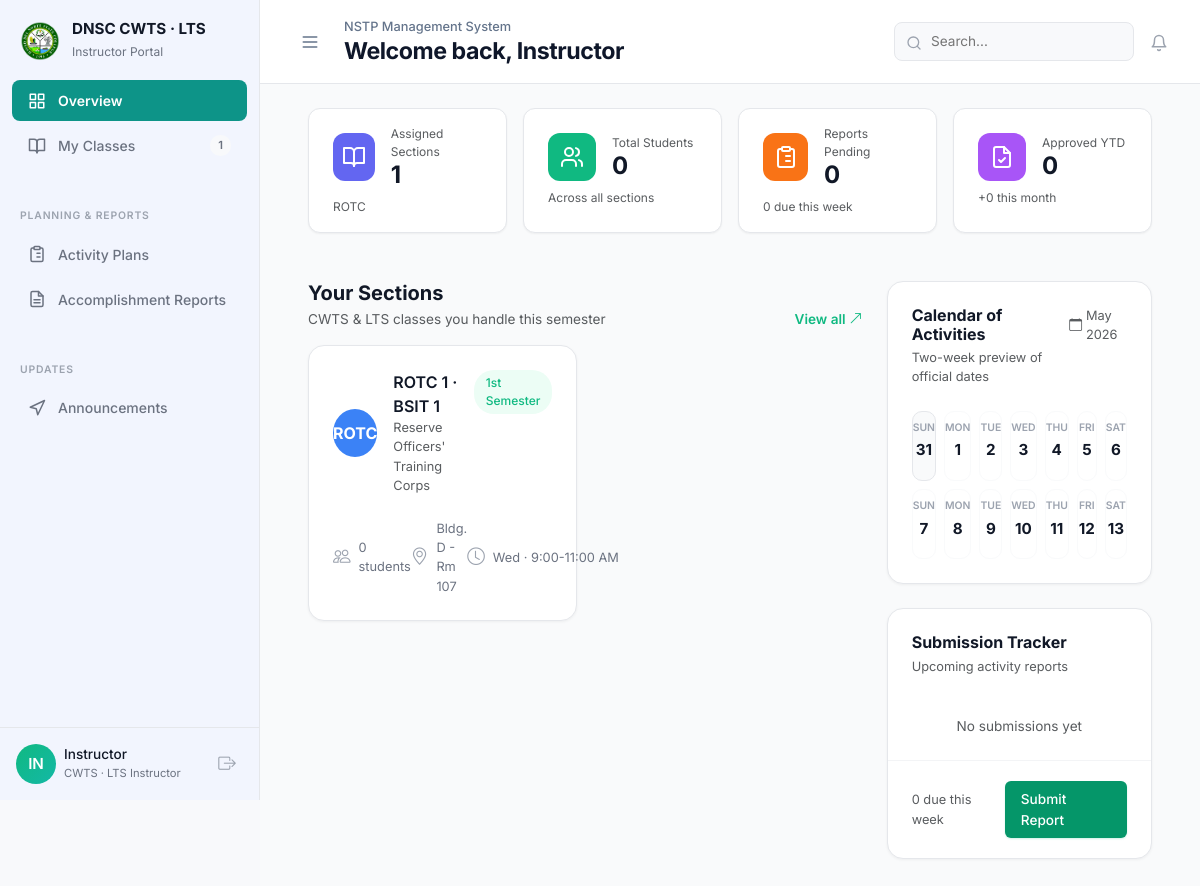
Page /instructor/dashboard.php (signed in) on the committed database.
### tables this page shows
CREATE TABLE `sections` (
  `id` int NOT NULL AUTO_INCREMENT,
  `component` enum('CWTS','LTS','ROTC') NOT NULL,
  `section_name` varchar(50) NOT NULL,
  `school_year` varchar(20) NOT NULL,
  `semester` enum('1st','2nd','Summer') NOT NULL,
  `instructor_id` int DEFAULT NULL,
  `created_at` timestamp NULL DEFAULT CURRENT_TIMESTAMP,
  PRIMARY KEY (`id`),
  KEY `instructor_id` (`instructor_id`),
  CONSTRAINT `sections_ibfk_1` FOREIGN KEY (`instructor_id`) REFERENCES `users` (`id`) ON DELETE SET NULL
);

### instructor/dashboard.php (the view, shortened to what the rows shown need)
<?php
require '../config/db.php';
require 'controllers/DashboardController.php';
include '../includes/header.php';
?>
<div class="flex-grow-1 p-4 p-lg-5 w-100" style="background-color: #F9FAFB; min-height: 100vh;">
    <?php include '../includes/topbar.php'; ?>
    <div class="row g-4">
        <div class="col-lg-8">
            <div class="row g-3">
                <?php if (count($all_assigned_sections) > 0): ?>
                    <?php
                    $colors = ['#3B82F6', '#A855F7', '#F97316', '#10B981'];
                    $idx = 0;
                    foreach ($all_assigned_sections as $sec):
                        $color = $colors[$idx % count($colors)];
                        $stmtStuCount = $pdo->prepare("SELECT COUNT(*) FROM enrollments WHERE section_id = ?");
                        $stmtStuCount->execute([$sec['id']]);
                        $sec_student_count = $stmtStuCount->fetchColumn();
                        $full_name = ($sec['component'] == 'CWTS') ? 'Community Welfare Training Service' : (($sec['component'] == 'LTS') ? 'Literacy Training Service' : 'Reserve Officers\' Training Corps');
                        $hash = crc32($sec['id'] . $sec['section_name']);
                        $room = 'Bldg. ' . chr(65 + ($hash % 4)) . ' - Rm ' . (100 + ($hash % 200));
                        $days = ['Mon', 'Tue', 'Wed', 'Thu', 'Fri'];
                        $day = $days[$hash % 5];
                        $startHr = 7 + ($hash % 5);
                        $endHr = $startHr + 2;
                        $time = $startHr . ':00-' . $endHr . ':00 ' . ($endHr >= 12 ? 'PM' : 'AM');
                        $sem = $sec['semester'] ?? '1st';
                        if ($sem === '2nd') {
                            $semester_text = "2nd Semester";
                            $semester_bg = "#EFF6FF";
                            $semester_color = "#3B82F6";
                        } elseif ($sem === 'Summer') {
                            $semester_text = "Summer";
                            $semester_bg = "#FFF7ED";
                            $semester_color = "#F97316";
                        } else {
                            $semester_text = "1st Semester";
                            $semester_bg = "#ECFDF5";
                            $semester_color = "#10B981";
                        }
                    ?>
                    <div class="col-md-6">
                        <div style="background: white; border: 1px solid #E5E7EB; border-radius: 16px; padding: 24px; box-shadow: 0 1px 3px rgba(0,0,0,0.05); height: 100%; display: flex; flex-direction: column;">
                            <div class="d-flex justify-content-between align-items-start mb-4">
                                <div class="d-flex align-items-center gap-3">
                                    <div style="width: 48px; height: 48px; border-radius: 50%; background: <?= $color ?>; color: white; display: flex; align-items: center; justify-content: center; font-weight: 700; font-size: 1rem;">
                                        <?= htmlspecialchars($sec['component']) ?>
                                    </div>
                                    <div>
                                        <div style="font-weight: 600; color: #111827; font-size: 1rem;"><?= htmlspecialchars($sec['component'] . ' 1 · ' . $sec['section_name']) ?></div>
                                        <div class="text-muted" style="font-size: 0.8rem;"><?= $full_name ?></div>
                                    </div>
                                </div>
                                <span style="background: <?= $semester_bg ?>; color: <?= $semester_color ?>; padding: 4px 12px; border-radius: 20px; font-size: 0.75rem; font-weight: 500;">
                                    <?= $semester_text ?>
                                </span>
                            </div>
                            <div class="d-flex justify-content-between align-items-center mt-auto" style="font-size: 0.8rem; color: #6B7280;">
                                <div class="d-flex align-items-center gap-2"><i class="bi bi-people" style="font-size: 1.1rem; color: #9CA3AF;"></i> <?= $sec_student_count ?> students</div>
                                <div class="d-flex align-items-center gap-2"><i class="bi bi-geo-alt" style="font-size: 1.1rem; color: #9CA3AF;"></i> <?= $room ?></div>
                                <div class="d-flex align-items-center gap-2"><i class="bi bi-clock" style="font-size: 1.1rem; color: #9CA3AF;"></i> <span style="white-space: nowrap;"><?= $day . ' · ' . $time ?></span></div>
                            </div>
                        </div>
                    </div>
                    <?php
                        $idx++;
                    endforeach;
                    ?>
                <?php endif; ?>
            </div>
        </div>
    </div>
</div>
</body>
</html>

### rows in the picture
sections: component "ROTC", component+section_name "ROTC 1 · BSIT 1", component "Reserve Officers' Training Corps", semester "1st Semester", sec_student_count "0", room "Bldg. D - Rm 107", day "Wed", time "9:00-11:00 AM"

### other values in the picture
$my_sections_count "1"
$initials "IN"
$fullName "Instructor"
$semester_label "NSTP Management System"
$topbar_title "Welcome back, Instructor"
count($all_assigned_sections) "1"
$handled_components_str "ROTC"
$total_students_all "0"
$pending_reports "0"
$due_this_week "0"
$approved_reports "0"
$approved_this_month "0"
$calendar_month_label "May 2026"
$cday['day'] "SUN"
$cday['date'] "31"
